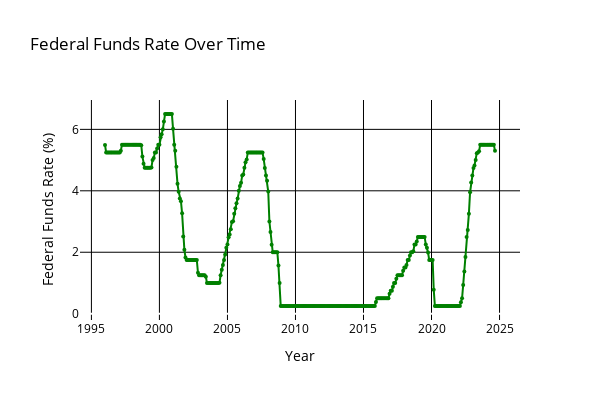

The code cell stored with this chart in its notebook:
### Code cell
import plotly.graph_objects as go

# Create a Plotly figure
fig = go.Figure()

# Add a line trace for the Federal Funds Rate
fig.add_trace(go.Scatter(
    x=df['date'], 
    y=df['ffr'], 
    mode='lines+markers', 
    line=dict(color='green', width=2),  # Set line color to green
    marker=dict(size=4),
    name='FFR'
))

# Update layout for the figure
fig.update_layout(
    title={
        'text': 'Federal Funds Rate Over Time',
        'font': {'color': 'black'}  # Set title color to black
    },
    xaxis_title='Year',
    yaxis_title='Federal Funds Rate (%)',
    plot_bgcolor='rgba(0,0,0,0)',  # Transparent background
    paper_bgcolor='rgba(0,0,0,0)',  # Transparent paper
    font=dict(size=12),
    legend=dict(
        x=0.01, y=0.99,
        bgcolor='rgba(255,255,255,0.5)',
        bordercolor='rgba(0,0,0,0.1)'
    ),
    width=600,  # Set the width to make the plot less wide
    height=400,  # Optionally adjust the height
    xaxis=dict(
        color='black',  # Set x-axis color to black
        gridcolor='black'  # Set x-axis grid color to black
    ),
    yaxis=dict(
        color='black',  # Set y-axis color to black
        gridcolor='black'  # Set y-axis grid color to black
    )
)

# Show the figure
fig.show()

### Figure 1 — Plotly figure (JSON) as saved in the notebook; plotly's stock layout.template omitted (floating-point values rounded to 4 significant figures; data arrays with more than 128 entries replaced by an {"elided": "..."} marker saying what was removed)
{"data": [{"line": {"color": "green", "width": 2}, "marker": {"size": 4}, "mode": "lines+markers", "name": "FFR", "type": "scatter", "x": {"elided": "345 str values"}, "y": {"elided": "345 float values"}}], "layout": {"font": {"size": 12}, "height": 400, "legend": {"bgcolor": "rgba(255,255,255,0.5)", "bordercolor": "rgba(0,0,0,0.1)", "x": 0.01, "y": 0.99}, "paper_bgcolor": "rgba(0,0,0,0)", "plot_bgcolor": "rgba(0,0,0,0)", "title": {"font": {"color": "black"}, "text": "Federal Funds Rate Over Time"}, "width": 600, "xaxis": {"color": "black", "gridcolor": "black", "title": {"text": "Year"}}, "yaxis": {"color": "black", "gridcolor": "black", "title": {"text": "Federal Funds Rate (%)"}}}}
